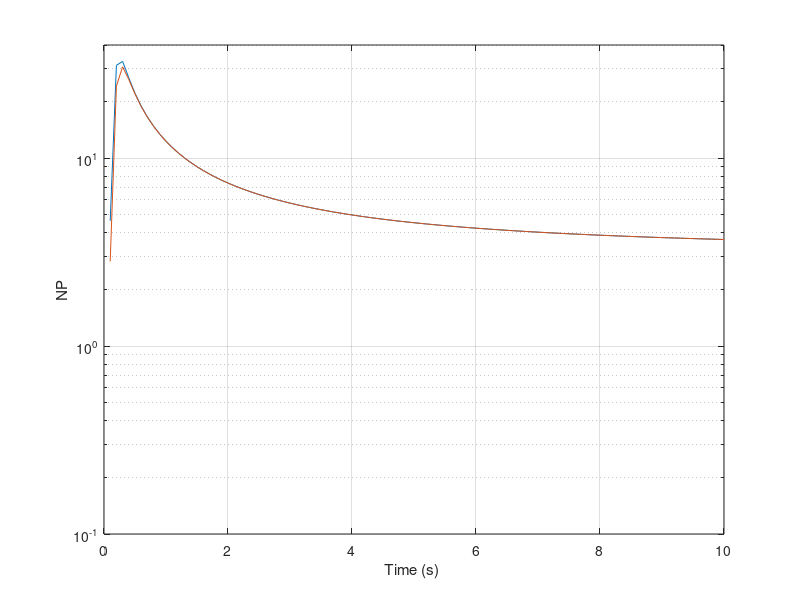
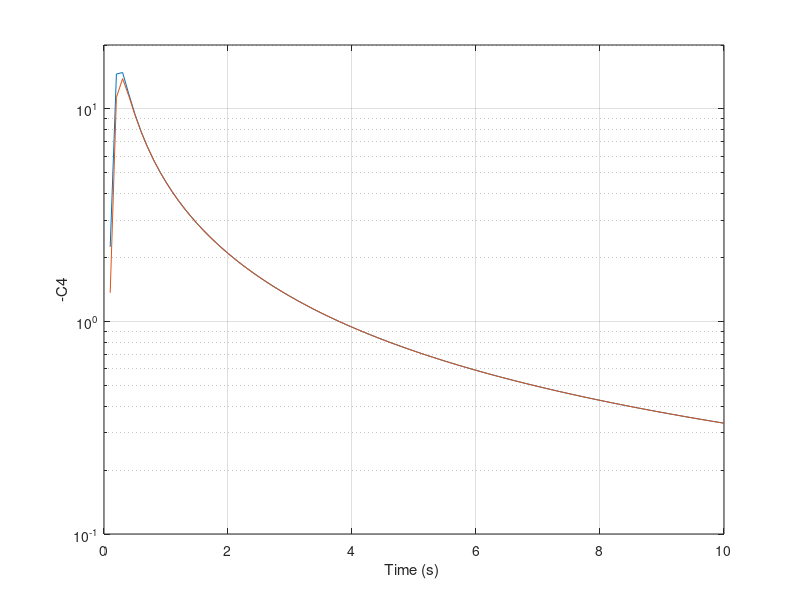

Write the MATLAB code that produced these figures, in order.
clear
count=0;
TAU=1.;
GAM=.00001;
T=0.;
H=.01;
S=0.;
X1=0.;
X2=0.;
X3=0.;
while ~(T >= (10.-.0001))
	S=S+H;
	X1OLD=X1;
	X2OLD=X2;
	X3OLD=X3;
	STEP=1;
	FLAG=0;
	while STEP<=1
		if FLAG==1 
         		STEP=2;
			X1=X1+H*X1D;
			X2=X2+H*X2D;
			X3=X3+H*X3D;
			T=T+H;
		end
		X1D=(T-X1)/TAU;
		X2D=X1^2;
		D=X2+GAM;
		X3D=-X3/TAU+T;
		FLAG=1;
	end
	FLAG=0;
  	X1=.5*(X1OLD+X1+H*X1D);
	X2=.5*(X2OLD+X2+H*X2D);
	X3=.5*(X3OLD+X3+H*X3D);
	if S>=.09999
		S=0.;
		PZ=X1/D;
		XNP=PZ*T*T;
		C1=PZ;
		C2=PZ*T;
		C3=.5*PZ*T*T;
		C4=-X3*PZ;
		XS=T/TAU;
		TOP=6.*XS*XS*(exp(-XS)-1.+XS);
		BOT1=2*XS*XS*XS+3.+6.*XS-6.*XS*XS;
		BOT2=-12.*XS*exp(-XS)-3.*exp(-2.*XS);
		XNPTH=TOP/(BOT1+BOT2+.0001);
		C4TH=-XNPTH*(exp(-XS)+XS-1.)/(XS*XS);
		count=count+1;
		ArrayT(count)=T;
		ArrayC4(count)=C4;
		ArrayC4TH(count)=C4TH;
		ArrayXNP(count)=XNP;
		ArrayXNPTH(count)=XNPTH;
	end
end
output=[ArrayT',ArrayC4',ArrayC4TH',ArrayXNP',ArrayXNPTH'];
save datfil.txt output -ascii
disp 'simulation finished'
clc
figure
semilogy(ArrayT,ArrayXNP,ArrayT,ArrayXNPTH),grid
xlabel('Time (s) ')
ylabel('NP')	
axis([0 10 .1 40])
figure
semilogy(ArrayT,-ArrayC4,ArrayT,-ArrayC4TH),grid
xlabel('Time (s) ')
ylabel('-C4')	
axis([0 10 .1 20])

